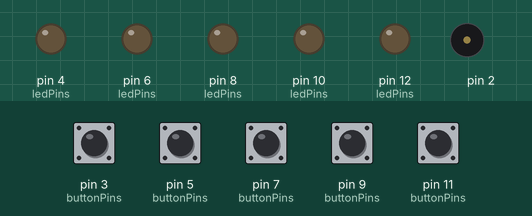
The program below on a simulated Arduino Nano, built with avr-gcc and run on an emulated ATmega328P. Parts: output pins drawn as LEDs (lit = HIGH), buzzer (waves = sounding). The test bench sets the inputs (shaded band); at power-on: pin 3 (buttonPins), pin 5 (buttonPins), pin 7 (buttonPins), pin 9 (buttonPins), pin 11 (buttonPins) HIGH. Random numbers use the default seed unless the program sets one.

Above: at 1.2 s.
1.3 s: pin 3 (buttonPins) pulled LOW for 0.15 s
At 2.3 s:
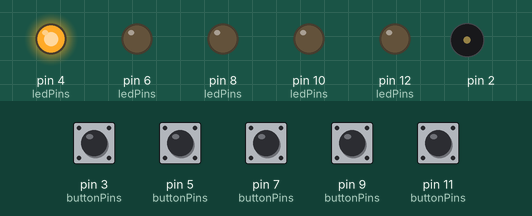
3.1 s: pin 5 (buttonPins) pulled LOW for 0.15 s
At 3.7 s:
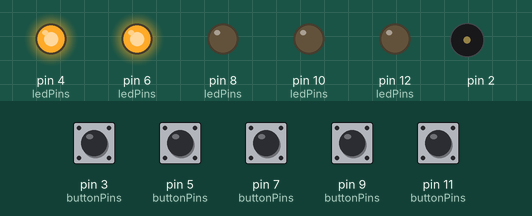
4.9 s: pin 7 (buttonPins) pulled LOW for 0.15 s
At 6.3 s:
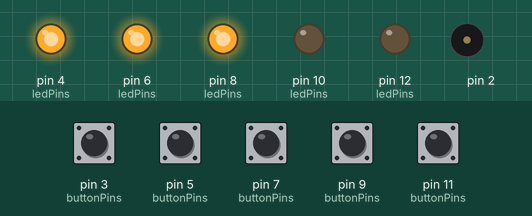
6.7 s: pin 9 (buttonPins) pulled LOW for 0.15 s
At 7.6 s:
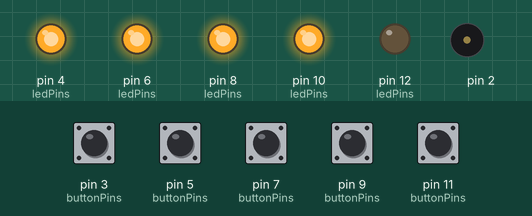
8.5 s: pin 11 (buttonPins) pulled LOW for 0.15 s
At 9.3 s:
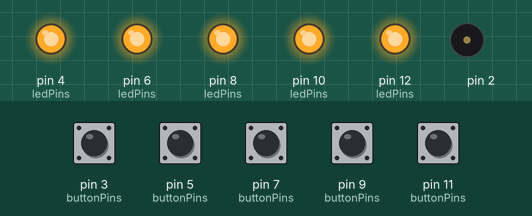
14.6 s: pin 5 (buttonPins) pulled LOW for 1 s
At 16.1 s:
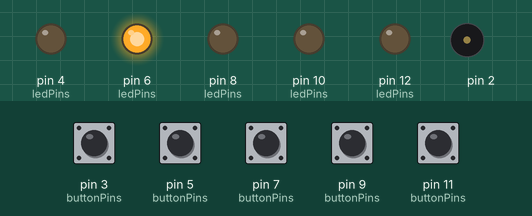
Timing chart, 0 to 17.6 s (numbered marks = the images above; inputs shaded):
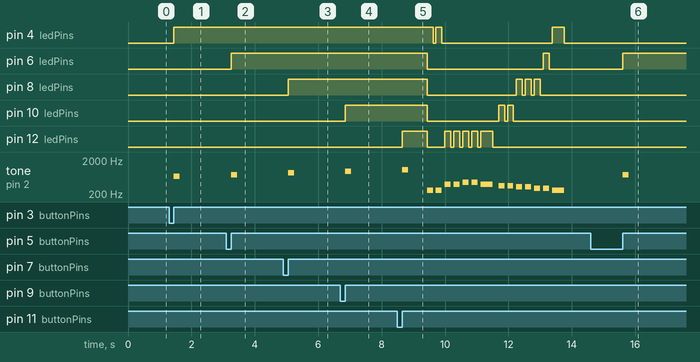

Measured:
- after the input at 1.3 s, pin 4 (ledPins): LOW → HIGH after 0.15 s; tone on pin 2: silent → 659 Hz after 0.15 s, → silent 0.19 s later
- after the input at 3.1 s, pin 6 (ledPins): LOW → HIGH after 0.15 s; tone on pin 2: silent → 740 Hz after 0.15 s, → silent 0.19 s later
- after the input at 4.9 s, pin 8 (ledPins): LOW → HIGH after 0.15 s; tone on pin 2: silent → 831 Hz after 0.15 s, → silent 0.19 s later
- after the input at 6.7 s, pin 10 (ledPins): LOW → HIGH after 0.15 s; tone on pin 2: silent → 932 Hz after 0.15 s, → silent 0.19 s later
- after the input at 8.5 s, pin 4 (ledPins): goes LOW 0.09 s, HIGH 0.19 s, LOW 3.5 s, HIGH 0.38 s, then LOW, starting after 1.1 s; pin 6 (ledPins): HIGH → LOW after 0.93 s, → HIGH 3.7 s later, → LOW 0.19 s later
- after the input at 14.6 s, pin 6 (ledPins): LOW → HIGH after 1.0 s; tone on pin 2: silent → 740 Hz after 1.0 s, → silent 0.19 s later

The program:

main.cpp
```cpp
#include <Arduino.h>
#include <vector>
#include "button.cpp"
#include "speaker.cpp"

int buttonCount = 5;
int buttonPins[5] = {3, 5, 7, 9, 11};
int ledCount = 5;
int ledPins[5] = {4, 6, 8, 10, 12};

Button buttons[5];
LedArray ledArray(ledPins, 5);
Speaker speaker(2, 80, ledArray);
int currentSong = 0;

vector<int> currentSequence;

void onClick(int index)
{
  if (buttons[index].isLedOn())
  {
    ledArray.on(index);
    currentSequence.push_back(index);
  }
  else
  {
    ledArray.off(index);
    currentSequence.pop_back();
  }

  speaker.play(40 + index * 2, 1.0 / 4);

  if (currentSequence.size() >= ledCount)
  {

    delay(500);
    ledArray.off();

    speaker.playSequence(currentSequence);
    currentSequence.clear();

    ledArray.off();
    for (int i = 0; i < buttonCount; i++)
    {
      buttons[i].setLed(false);
    }
  }
}

void setup()
{
  Serial.begin(115200);
  randomSeed(analogRead(0));
  currentSong = random(0, 2);

  ledArray.setup();

  speaker.setup();

  buttons[0].setup(buttonPins[0], 0);
  buttons[0].onClick(onClick);
  buttons[1].setup(buttonPins[1], 1);
  buttons[1].onClick(onClick);
  buttons[2].setup(buttonPins[2], 2);
  buttons[2].onClick(onClick);
  buttons[3].setup(buttonPins[3], 3);
  buttons[3].onClick(onClick);
  buttons[4].setup(buttonPins[4], 4);
  buttons[4].onClick(onClick);
}

void loop()
{
  speaker.loop();

  for (int i = 0; i < buttonCount; i++)
  {
    buttons[i].loop();
  }
}
```

button.cpp
```cpp
#include <Arduino.h>

typedef void (*clickCallback)(int ledIndex);

class Button
{
private:
    bool _isLedOn = false;
    int _ledIndex;
    int _pin;
    unsigned int _clickDelay = 75;
    unsigned long _clickStart = 0;
    clickCallback _callback = NULL;

public:
    Button() {}

    void setup(int pin, int ledIndex)
    {
        this->_ledIndex = ledIndex;
        this->_pin = pin;
        pinMode(this->_pin, INPUT_PULLUP);
    }

    void loop()
    {
        if (this->_callback)
        {
            int highLow = digitalRead(this->_pin);

            if (this->_clickStart == 0 && highLow == LOW)
            {
                this->_clickStart = millis();
            }
            else if (this->_clickStart != 0 && highLow == HIGH && millis() - this->_clickStart > this->_clickDelay)
            {
                this->_isLedOn = !this->_isLedOn;

                this->_callback(this->_ledIndex);

                this->_clickStart = 0;
            }
            else if (this->_clickStart != 0 && highLow == HIGH)
            {
                this->_clickStart = 0;
            }
        }
    }

    int getLedIndex()
    {
        return this->_ledIndex;
    }

    bool isLedOn()
    {
        return this->_isLedOn;
    }

    void setLed(bool isLedOn)
    {
        this->_isLedOn = isLedOn;
    }

    void onClick(clickCallback callback)
    {
        this->_callback = callback;
    }
};
```

led-array.cpp
```cpp
#include <Arduino.h>
#include <vector>
#include "led.cpp"
using namespace std;

class LedArray
{
private:
    int _frequency;
    int _ledCount = 0;
    vector<Led> _leds;

public:
    LedArray() {}
    LedArray(int pins[], int ledCount)
    {

        this->_ledCount = ledCount;
        for (int i = 0; i < this->_ledCount; i++)
        {
            this->_leds.push_back(Led(pins[i], i * 40 + 40));
        }
    }

    void setup()
    {
        for (int i = 0; i < this->_ledCount; i++)
        {
            this->_leds[i].setup();
        }
    }

    void on()
    {
        for (int i = 0; i < this->_ledCount; i++)
        {
            this->_leds[i].on();
        }
    }

    void on(int pin)
    {
        this->_leds[pin].on();
    }

    void off()
    {
        for (int i = 0; i < this->_ledCount; i++)
        {
            this->_leds[i].off();
        }
    }

    void off(int pin)
    {
        this->_leds[pin].off();
    }
};
```

led.cpp
```cpp
#include <Arduino.h>

class Led
{
private:
  int pin;
  int frequency;

public:
  Led() {}
  Led(int pin, int frequency)
  {
    this->pin = pin;
    this->frequency = frequency;

    this->off();
  }

  void setup()
  {
    pinMode(pin, OUTPUT);
  }

  void on()
  {
    digitalWrite(this->pin, HIGH);
  }

  void off()
  {
    digitalWrite(this->pin, LOW);
  }
};
```

speaker.cpp
```cpp
#include <Arduino.h>
#include <vector>
#include <string>
#include <map>
#include "led-array.cpp"

using namespace std;

class Speaker
{
private:
    vector<vector<int>> sequences = {{0, 1, 2, 3, 4}, {4, 3, 2, 1, 0}, {0, 2, 4, 1, 3}};

    LedArray &_leds;
    std::map<int, float> _notes;
    float _noteDuration;

    int _pin;

    float getFrequency(float n, float frequencyStart)
    {
        return frequencyStart * pow(2, n / 12);
    }

public:
    Speaker(int pin, double bpm, LedArray &leds) : _leds(leds)
    {

        this->_leds = leds;
        this->_pin = pin;
        this->_noteDuration = round((1000 * 60.0) / bpm);
    }

    void setup()
    {
        float startFequency = 65.41;
        int keyCount = 61;

        for (int i = 0; i < keyCount; i++)
        {
            this->_notes.insert({i, this->getFrequency(i, startFequency)});
        }
    }

    void loop()
    {
    }

    void play(int key, float noteDuration, int led = -1)
    {
        if (led > -1)
        {
            this->_leds.on(led);
        }
        int duration = round(noteDuration * this->_noteDuration);
        tone(this->_pin, round(this->_notes[key]), duration);
        delay(duration);
        if (led > -1)
        {
            this->_leds.off(led);
        }
        this->noteDelay(1.0 / 8);
    }

    void playSequence(vector<int> sequence)
    {

        bool foundSequence = false;
        for (int i = 0; i < this->sequences.size(); i++)
        {
            if (sequence == sequences[i])
            {
                foundSequence = true;
                switch (i)
                {
                case 0:
                    this->playLittleStar();
                    break;

                case 1:
                    this->playPassePartout();
                    break;

                case 2:
                    this->playMario();
                    break;
                }
            }
        }

        if (!foundSequence)
        {
            this->playLittleStar();
        }
    }

    void noteDelay(float noteDuration)
    {
        delay(round(noteDuration * this->_noteDuration));
    }

    void playMario()
    {
        this->play(24, 1.0 / 4, 3);
        this->play(24, 1.0 / 4, 3);
        this->noteDelay(1.0 / 4);

        this->play(24, 1.0 / 8, 3);
        this->noteDelay(1.0 / 4);

        this->play(19, 1.0 / 8, 2);
        this->play(24, 1.0 / 8, 3);
        this->noteDelay(1.0 / 4);

        this->play(28, 1.0 / 4, 4);
        this->noteDelay(1.0 / 4);

        this->play(19, 1.0 / 4, 0);
    }

    void playLittleStar()
    {

        this->play(24, 1.0 / 4, 0);
        this->play(24, 1.0 / 4, 0);
        this->play(31, 1.0 / 4, 4);
        this->play(31, 1.0 / 4, 4);
        this->play(33, 1.0 / 4, 4);
        this->play(33, 1.0 / 4, 4);
        this->play(31, 1.0 / 2, 4);
        this->noteDelay(1.0 / 8);
        this->play(29, 1.0 / 4, 3);
        this->play(29, 1.0 / 4, 3);
        this->play(28, 1.0 / 4, 2);
        this->play(28, 1.0 / 4, 2);
        this->play(26, 1.0 / 4, 2);
        this->play(26, 1.0 / 4, 1);
        this->play(24, 1.0 / 2, 0);
    }

    void playPassePartout()
    {

        this->play(19, 1.0 / 2, 2);
        this->play(23, 1.0 / 4, 4);
        this->play(21, 1.0 / 4, 3);
        this->play(19, 1.0 / 2, 2);
        this->play(19, 1.0 / 4, 2);
        this->play(19, 1.0 / 4, 2);
        this->play(18, 1.0 / 2, 1);
        this->play(19, 1.0 / 2, 2);
        this->play(16, 1.0 / 2, 0);
    }
};
```
